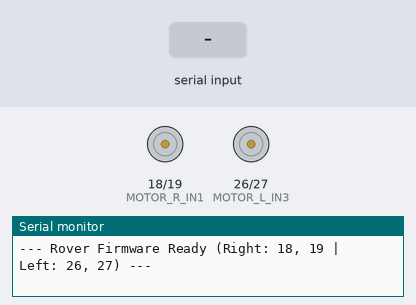
This sketch was run on a simulated ESP32. Parts: motor-driver pin pairs drawn as motors (green arrow = first pin HIGH = forward, orange = second pin HIGH = backward, longer = more drive), the last lines printed to the serial monitor. Inputs (shaded band) come from the test bench.

Above: at 1.7 s.
1.8 s: "w\n" received over Serial
At 2.9 s:
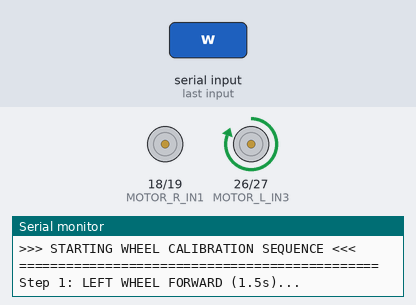
13.8 s: "1\n" received over Serial
At 14.9 s:
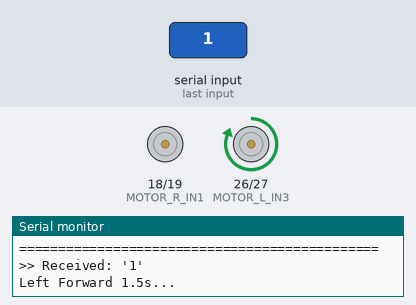
15.3 s: "2\n" received over Serial
At 16.1 s:
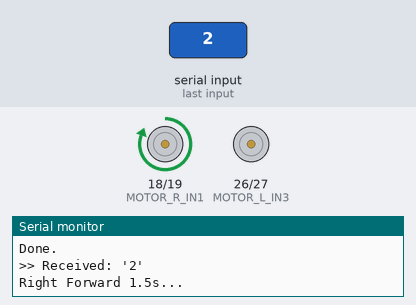
Timing chart, 0 to 18.3 s (numbered marks = the images above; inputs shaded):
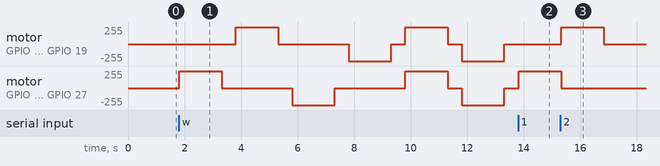

Measured:
- after the input at 13.8 s, motor on GPIO 26 (MOTOR_L_IN3) / GPIO 27 (MOTOR_L_IN4): stopped → forward 255/255 at once
- after the input at 15.3 s, motor on GPIO 18 (MOTOR_R_IN1) / GPIO 19 (MOTOR_R_IN2): stopped → forward 255/255 at once, → stopped 1.5 s later

The sketch:

rover_hardware_test.ino
```cpp
#include <Arduino.h>
#include <DHT.h>

/*
 ==============================================================================
 Micro-ROS Autonomous Rover - Hardware Diagnostic & Verification Firmware
 Centurion University - B.Tech CSE Robotics ROS with C++
 ==============================================================================
 Confirmed Pin Mapping:
 - Right Motor (L298N): IN1 = GPIO 18 (D18), IN2 = GPIO 19 (D19)
 - Left Motor  (L298N): IN3 = GPIO 26 (D26), IN4 = GPIO 27 (D27)
 - Ultrasonic: Trigger = GPIO 5 (D5), Echo = GPIO 4 (D4)
 - Environmental: DHT11 = GPIO 32, LDR = GPIO 25, IR = GPIO 33
 ==============================================================================
*/

#define DHTPIN        32
#define DHTTYPE       DHT11
#define LDR_PIN       25
#define IR_PIN        33
#define TRIG_PIN      5
#define ECHO_PIN      4

// Updated clean pins for Right Motor:
#define MOTOR_R_IN1   18  // D18
#define MOTOR_R_IN2   19  // D19
#define MOTOR_L_IN3   26  // D26
#define MOTOR_L_IN4   27  // D27

DHT dht(DHTPIN, DHTTYPE);

bool continuousMode = false;
unsigned long lastTelemetryMs = 0;
const unsigned long TELEMETRY_INTERVAL_MS = 1000;

float readUltrasonicDistance() {
  digitalWrite(TRIG_PIN, LOW);
  delayMicroseconds(4);
  digitalWrite(TRIG_PIN, HIGH);
  delayMicroseconds(10);
  digitalWrite(TRIG_PIN, LOW);

  long duration = pulseIn(ECHO_PIN, HIGH, 25000);
  if (duration == 0) return -1.0;
  return (float)(duration * 0.0343 / 2.0);
}

void stopMotors() {
  digitalWrite(MOTOR_R_IN1, LOW);
  digitalWrite(MOTOR_R_IN2, LOW);
  digitalWrite(MOTOR_L_IN3, LOW);
  digitalWrite(MOTOR_L_IN4, LOW);
}

void leftMotorFwd(int ms = 0) {
  digitalWrite(MOTOR_L_IN3, HIGH);
  digitalWrite(MOTOR_L_IN4, LOW);
  if (ms > 0) { delay(ms); digitalWrite(MOTOR_L_IN3, LOW); digitalWrite(MOTOR_L_IN4, LOW); }
}

void leftMotorBwd(int ms = 0) {
  digitalWrite(MOTOR_L_IN3, LOW);
  digitalWrite(MOTOR_L_IN4, HIGH);
  if (ms > 0) { delay(ms); digitalWrite(MOTOR_L_IN3, LOW); digitalWrite(MOTOR_L_IN4, LOW); }
}

void rightMotorFwd(int ms = 0) {
  digitalWrite(MOTOR_R_IN1, HIGH);
  digitalWrite(MOTOR_R_IN2, LOW);
  if (ms > 0) { delay(ms); digitalWrite(MOTOR_R_IN1, LOW); digitalWrite(MOTOR_R_IN2, LOW); }
}

void rightMotorBwd(int ms = 0) {
  digitalWrite(MOTOR_R_IN1, LOW);
  digitalWrite(MOTOR_R_IN2, HIGH);
  if (ms > 0) { delay(ms); digitalWrite(MOTOR_R_IN1, LOW); digitalWrite(MOTOR_R_IN2, LOW); }
}

void moveForward(int ms = 0) {
  digitalWrite(MOTOR_R_IN1, HIGH);
  digitalWrite(MOTOR_R_IN2, LOW);
  digitalWrite(MOTOR_L_IN3, HIGH);
  digitalWrite(MOTOR_L_IN4, LOW);
  if (ms > 0) { delay(ms); stopMotors(); }
}

void moveBackward(int ms = 0) {
  digitalWrite(MOTOR_R_IN1, LOW);
  digitalWrite(MOTOR_R_IN2, HIGH);
  digitalWrite(MOTOR_L_IN3, LOW);
  digitalWrite(MOTOR_L_IN4, HIGH);
  if (ms > 0) { delay(ms); stopMotors(); }
}

void runWheelCalibrationSequence() {
  Serial.println(F("\n=============================================="));
  Serial.println(F(">>> STARTING WHEEL CALIBRATION SEQUENCE <<<"));
  Serial.println(F("=============================================="));

  Serial.println(F("Step 1: LEFT WHEEL FORWARD (1.5s)..."));
  leftMotorFwd(1500);
  delay(500);

  Serial.println(F("Step 2: RIGHT WHEEL FORWARD (1.5s)..."));
  rightMotorFwd(1500);
  delay(500);

  Serial.println(F("Step 3: LEFT WHEEL BACKWARD (1.5s)..."));
  leftMotorBwd(1500);
  delay(500);

  Serial.println(F("Step 4: RIGHT WHEEL BACKWARD (1.5s)..."));
  rightMotorBwd(1500);
  delay(500);

  Serial.println(F("Step 5: BOTH WHEELS FORWARD (1.5s)..."));
  moveForward(1500);
  delay(500);

  Serial.println(F("Step 6: BOTH WHEELS BACKWARD (1.5s)..."));
  moveBackward(1500);
  delay(500);

  Serial.println(F("Step 7: EMERGENCY STOP (ALL MOTORS OFF)..."));
  stopMotors();

  Serial.println(F("=============================================="));
  Serial.println(F(">>> SEQUENCE COMPLETE! ALL MOTORS STOPPED. <<<"));
  Serial.println(F("==============================================\n"));
}

void reportTelemetry() {
  float temp = dht.readTemperature();
  float hum = dht.readHumidity();
  int light = digitalRead(LDR_PIN);
  int irObstacle = digitalRead(IR_PIN);
  float distance = readUltrasonicDistance();

  Serial.print(F("[TELEM] Temp: "));
  if (isnan(temp)) Serial.print(F("ERR"));
  else { Serial.print(temp, 1); Serial.print(F("C")); }

  Serial.print(F(" | Hum: "));
  if (isnan(hum)) Serial.print(F("ERR"));
  else { Serial.print(hum, 1); Serial.print(F("%")); }

  Serial.print(F(" | LDR: "));
  Serial.print(light == 1 ? F("BRIGHT(1)") : F("DARK(0)"));

  Serial.print(F(" | IR: "));
  Serial.print(irObstacle == 0 ? F("OBSTACLE!(0)") : F("CLEAR(1)"));

  Serial.print(F(" | Sonar(D5,D4): "));
  if (distance < 0) {
    Serial.println(F("OUT_OF_RANGE"));
  } else {
    Serial.printf("%.1f cm\n", distance);
  }
}

void setup() {
  Serial.begin(115200);
  delay(500);

  dht.begin();
  pinMode(LDR_PIN, INPUT);
  pinMode(IR_PIN, INPUT);
  pinMode(TRIG_PIN, OUTPUT);
  pinMode(ECHO_PIN, INPUT);
  digitalWrite(TRIG_PIN, LOW);

  pinMode(MOTOR_R_IN1, OUTPUT);
  pinMode(MOTOR_R_IN2, OUTPUT);
  pinMode(MOTOR_L_IN3, OUTPUT);
  pinMode(MOTOR_L_IN4, OUTPUT);
  stopMotors();

  Serial.println(F("\n--- Rover Firmware Ready (Right: 18, 19 | Left: 26, 27) ---"));
}

void loop() {
  if (Serial.available() > 0) {
    char cmd = (char)Serial.read();
    if (cmd == '\r' || cmd == '\n' || cmd == ' ') return;

    Serial.printf(">> Received: '%c'\n", cmd);
    switch (cmd) {
      case 'w': runWheelCalibrationSequence(); break;
      case '1': Serial.println(F("Left Forward 1.5s...")); leftMotorFwd(1500); Serial.println(F("Done.")); break;
      case '2': Serial.println(F("Right Forward 1.5s...")); rightMotorFwd(1500); Serial.println(F("Done.")); break;
      case '3': Serial.println(F("Left Backward 1.5s...")); leftMotorBwd(1500); Serial.println(F("Done.")); break;
      case '4': Serial.println(F("Right Backward 1.5s...")); rightMotorBwd(1500); Serial.println(F("Done.")); break;
      case 'f': Serial.println(F("Both Forward 1.5s...")); moveForward(1500); Serial.println(F("Done.")); break;
      case 'b': Serial.println(F("Both Backward 1.5s...")); moveBackward(1500); Serial.println(F("Done.")); break;
      case 'x': stopMotors(); Serial.println(F("All Motors Stopped.")); break;
      case 's': reportTelemetry(); break;
      case 'c': continuousMode = !continuousMode; Serial.printf("Telemetry: %s\n", continuousMode ? "ON" : "OFF"); break;
      default: break;
    }
  }

  if (continuousMode && (millis() - lastTelemetryMs >= TELEMETRY_INTERVAL_MS)) {
    lastTelemetryMs = millis();
    reportTelemetry();
  }
}
```
